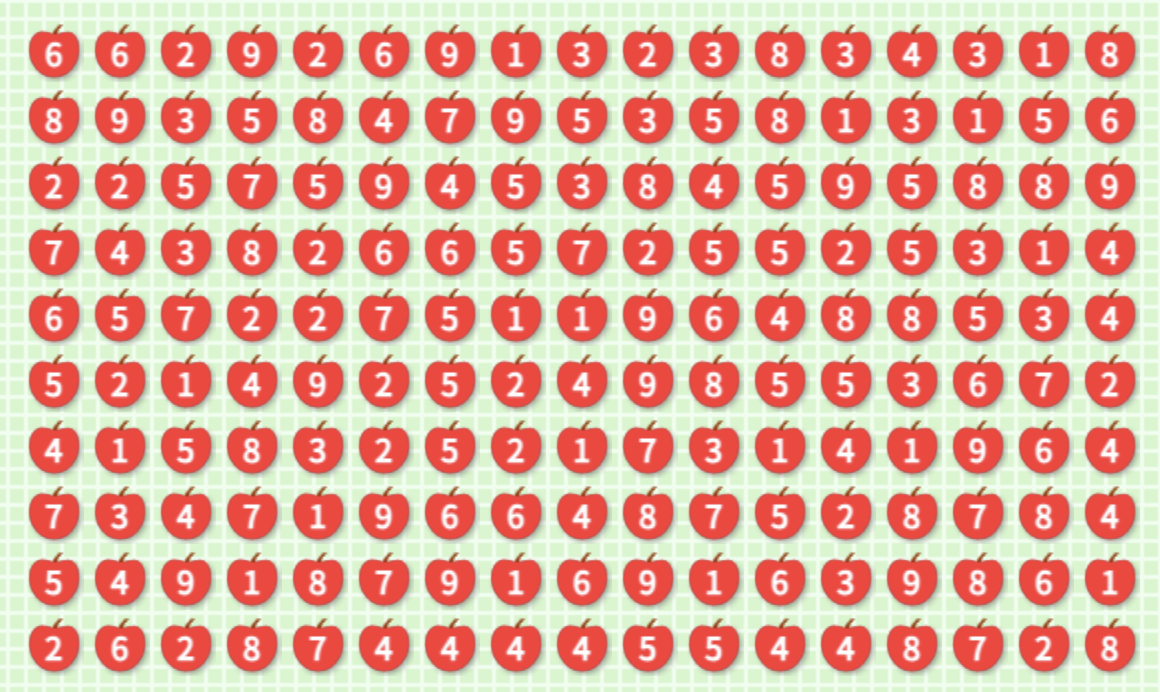
#> input picture AppleGamePathfinder/Images/full_image.png, 1160 x 692 px
$ python extract_number.py
#> lines starting #> are read from the running program, lines starting #| are printed output that depends on the picture; after the words box and inside, x2 and y2 are one past the last pixel; in counts of white or black regions, pixels touching at a corner belong together
import cv2
import numpy as np
import os

# 상대 경로 설정
BASE_DIR = os.path.dirname(os.path.dirname(os.path.abspath(__file__)))
IMAGE_DIR = os.path.join(BASE_DIR, "Images")

# 이미지 경로
img_path = f"{IMAGE_DIR}/full_image.png"
img_cv = cv2.imread(img_path)
#> img_cv is the input picture: shape (692, 1160, 3); mean B, G, R 162, 180.9, 225.5

# 이미지를 흑백으로 변환
img_gray = cv2.cvtColor(img_cv, cv2.COLOR_BGR2GRAY)
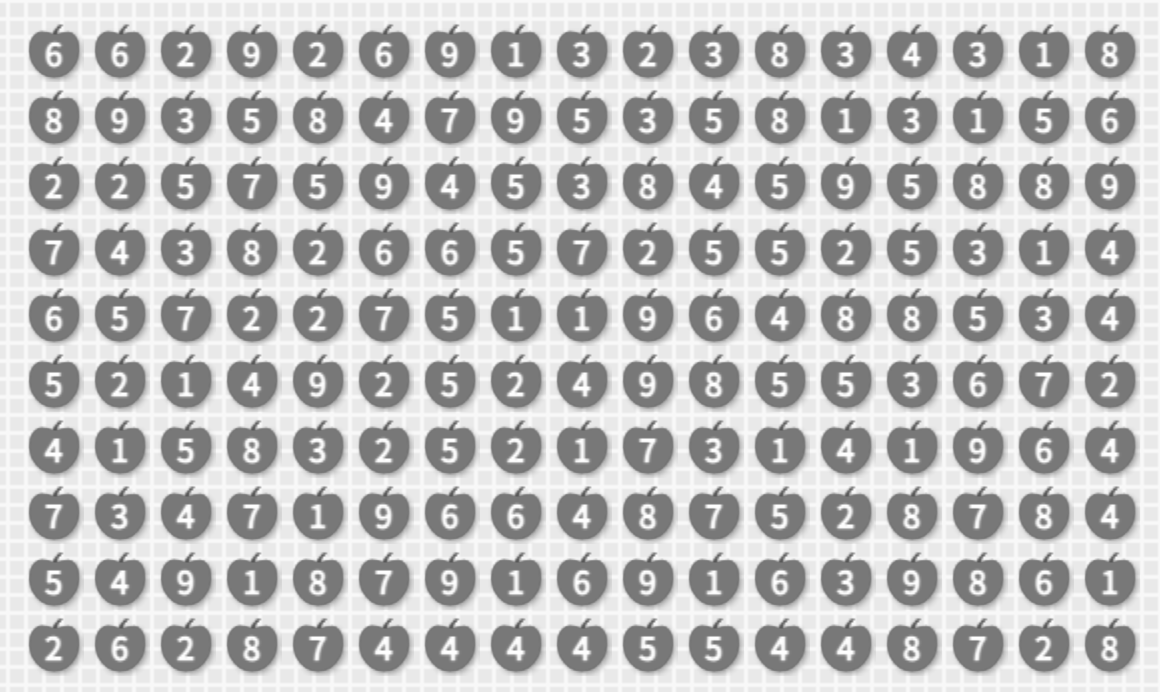
#> img_gray: shape (692, 1160); min 87, max 254, mean 192

# 엣지 감지
img_canny = cv2.Canny(img_gray, 100, 200)
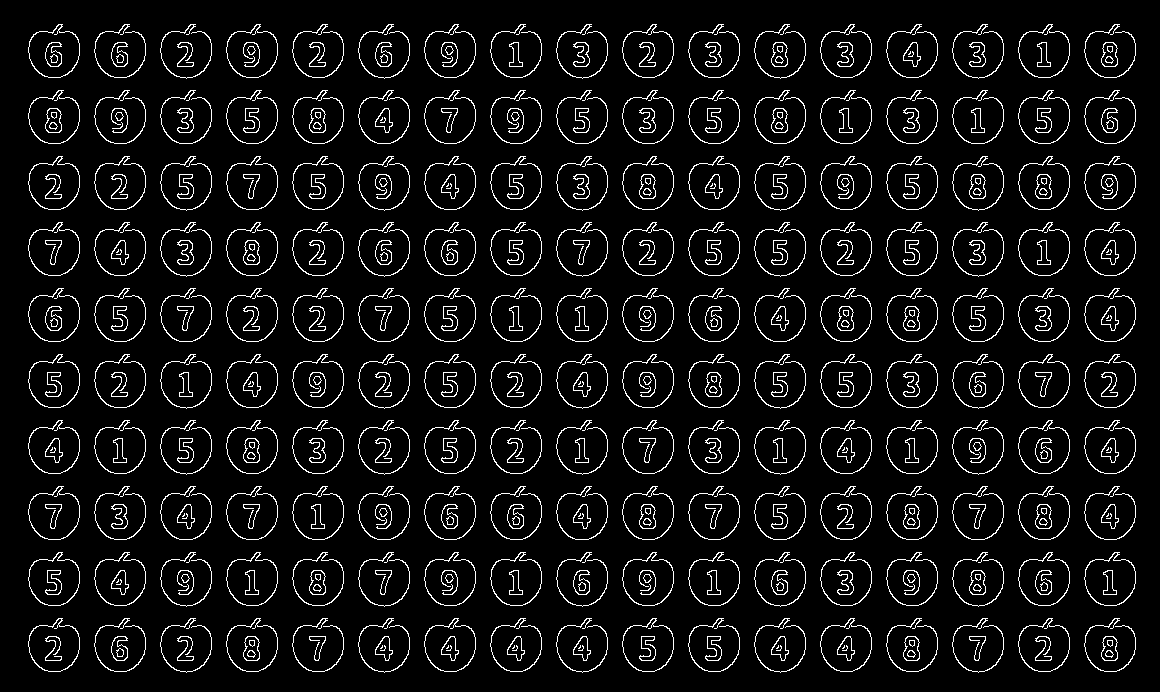
#> img_canny: shape (692, 1160); 6.8% white in thin lines or dots, all inside (x1, y1, x2, y2) = (28, 24, 1136, 673)

# 컨투어(윤곽선) 찾기
cnts, hierarchy = cv2.findContours(img_canny, cv2.RETR_TREE, cv2.CHAIN_APPROX_SIMPLE)
#> cnts = 747 contours, 93 with area under 20; largest, box (x1, y1, x2, y2) and area: (1018, 618, 1070, 672) 2002, (820, 618, 872, 672) 2002, (622, 618, 674, 672) 2002, (424, 618, 476, 672) 2002, (226, 618, 278, 672) 2002

# 추출된 숫자 영역을 담을 배열 초기화
array = []

# 각 컨투어 처리
for cnt in cnts:
    # 직사각형 경계박스를 구함
    x, y, w, h = cv2.boundingRect(cnt)
    rect_area = w * h
    aspect_ratio = float(w) / h  # 가로/세로 비율

    # 직사각형의 가로/세로 비율 + 면적으로 숫자만 추출
    if (aspect_ratio > 0.2) and (aspect_ratio < 0.8) and (rect_area > 300) and (rect_area < 600):
        array.append(cnt)
#> this loop made 747 passes
#> (x, y, w, h, rect_area, aspect_ratio) on passes 1 to 3: (1101, 636, 17, 25, 425, 0.68), (1101, 636, 17, 25, 425, 0.68), (1105, 650, 9, 8, 72, 1.12)
#> after the loop, array = 289 contours, 31 with area under 20; largest, box (x1, y1, x2, y2) and area: (1101, 636, 1118, 661) 324, (903, 636, 920, 661) 324, (243, 636, 260, 661) 324, (969, 570, 986, 595) 324, (309, 570, 326, 595) 324

array = list(array)

# 추출된 숫자 영역을 화면에 표시
cv2.imshow("Extracted Number Areas", img_cv)
cv2.waitKey(0)
cv2.destroyAllWindows()

# 추출된 숫자 영역을 저장할 디렉토리 생성
EXTRACT_DIR= os.path.join(IMAGE_DIR, "extract")
os.makedirs(EXTRACT_DIR, exist_ok=True)

# 숫자 영역을 잘라서 이미지로 저장
for idx, cnt in enumerate(array):
    # 숫자 영역을 추출
    x, y, w, h = cv2.boundingRect(cnt)
    roi = img_cv[y:y + h, x:x + w]

    # 추출된 숫자 영역을 파일로 저장
    roi_path = f"{IMAGE_DIR}/extract/extract{idx+1}.png"
    cv2.imwrite(roi_path, roi)
    print(f"Saved extracted number image to {roi_path}")
#> this loop made 289 passes
#> (x, w) on passes 1 to 3: (1101, 17), (1101, 17), (969, 17)
#| Saved extracted number image to AppleGamePathfinder/Images/extract/extract1.png
#| Saved extracted number image to AppleGamePathfinder/Images/extract/extract2.png
#| Saved extracted number image to AppleGamePathfinder/Images/extract/extract3.png
#| Saved extracted number image to AppleGamePathfinder/Images/extract/extract4.png
#| Saved extracted number image to AppleGamePathfinder/Images/extract/extract5.png
#| Saved extracted number image to AppleGamePathfinder/Images/extract/extract6.png
#| Saved extracted number image to AppleGamePathfinder/Images/extract/extract7.png
#| Saved extracted number image to AppleGamePathfinder/Images/extract/extract8.png
#> (further printed lines are left out)
